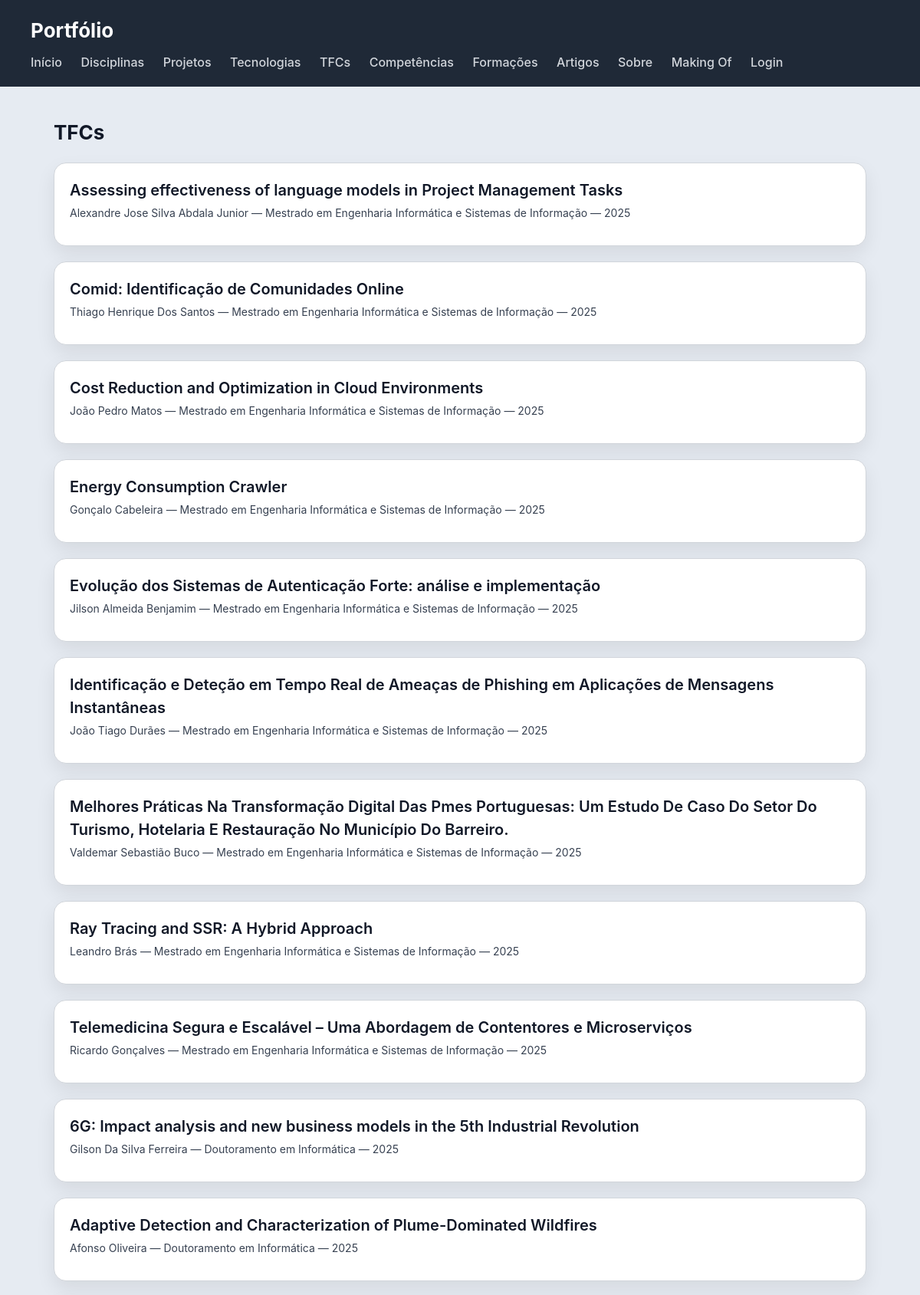
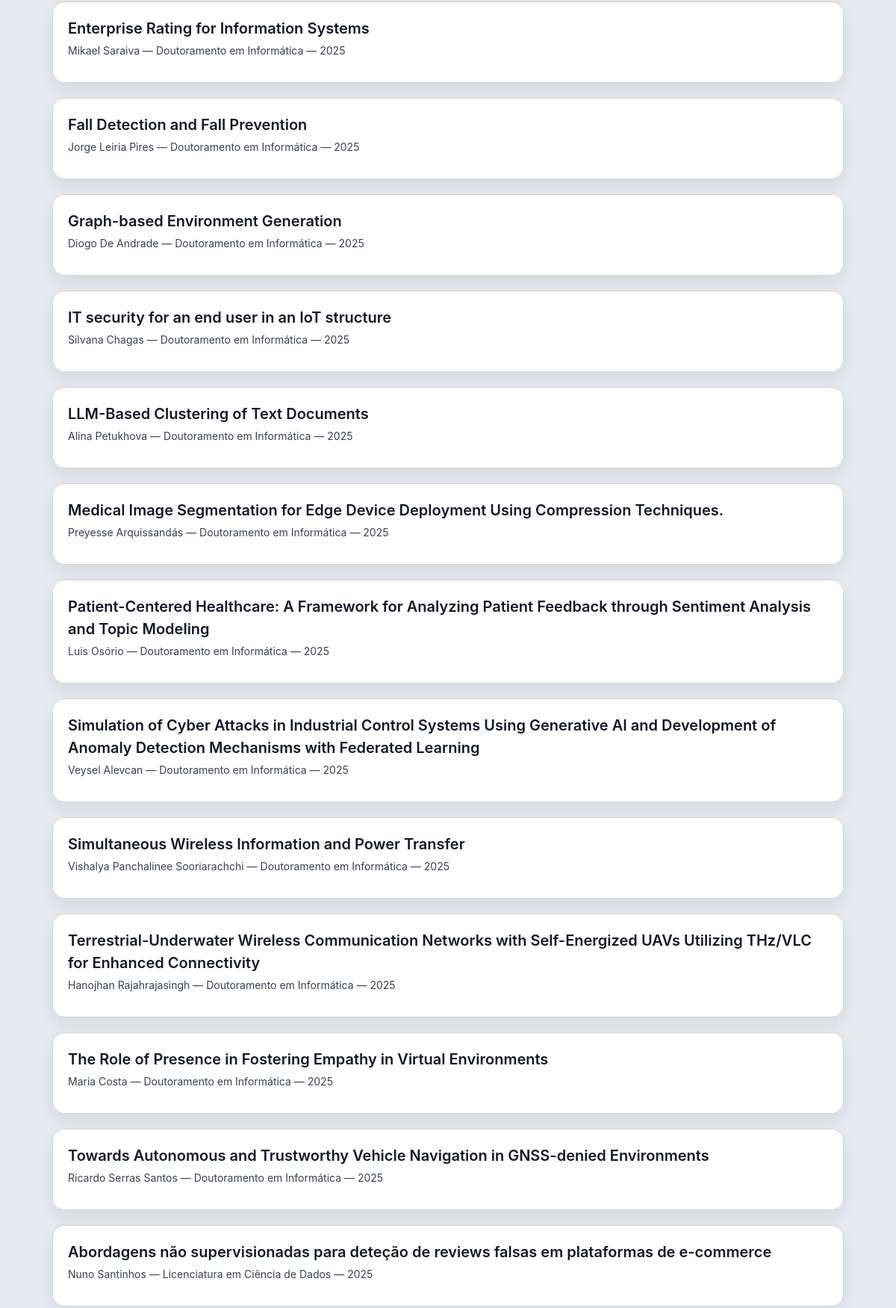
Screenshot of /portfolio/tfcs/ (upper part) with the database file from the repository (2 pictures, top to bottom).
### portfolio/models.py (models this page shows, shortened)
class TFC(models.Model):
    titulo = models.CharField(max_length=500)
    autor = models.CharField(max_length=200)
    orientador = models.CharField(max_length=200)
    curso = models.CharField(max_length=200)
    ano = models.IntegerField()
    interesse = models.BooleanField(default=False)
    url = models.URLField(blank=True, null=True)
    tecnologias = models.ManyToManyField(Tecnologia, related_name='tfcs', blank=True)

### portfolio/views.py (the view)
# urls.py: path('tfcs/', views.tfcs_view, name='tfcs'),
def tfcs_view(request):
    tfcs = TFC.objects.prefetch_related('tecnologias').all()
    return render(request, 'portfolio/tfcs.html', {'tfcs': tfcs})

### portfolio/templates/portfolio/tfcs.html (shortened to what this page needs)
{% extends "portfolio/base.html" %}
{% block content %}
<h2>TFCs</h2>
<section>
    {% for tfc in tfcs %}
    <article>
        <header>
            <h3>{{ tfc.titulo }}</h3>
            <p>{{ tfc.autor }} — {{ tfc.curso }} — {{ tfc.ano }}</p>
        </header>
    </article>
    {% endfor %}
</section>
{% endblock %}

### escola/static/escola/styles.css (style rules this page uses)
* { box-sizing: border-box; margin: 0; padding: 0; }
body { font-family: "Inter", "Segoe UI", system-ui, -apple-system, sans-serif; background: #e6ebf2; color: #111827; line-height: 1.5; }
h2 { margin-bottom: 20px; font-size: 26px; }
section > article { background: white; padding: 20px; border-radius: 16px; border: 1px solid #d1d5db; box-shadow: 0 10px 25px rgba(0,0,0,0.08); transition: all 0.25s ease; margin-bottom: 20px; }
article > header { margin-bottom: 12px; }
article > header > h3 { font-size: 20px; font-weight: 600; margin-bottom: 4px; }
article > header > p { font-size: 14px; color: #374151; }

### rows the page displays
TFC: titulo "Assessing effectiveness of language models in Project Management Tasks", autor "Alexandre Jose Silva Abdala Junior", curso "Mestrado em Engenharia Informática e Sistemas de Informação", ano "2025"
TFC: titulo "Comid: Identificação de Comunidades Online", autor "Thiago Henrique Dos Santos", curso "Mestrado em Engenharia Informática e Sistemas de Informação", ano "2025"
TFC: titulo "Cost Reduction and Optimization in Cloud Environments", autor "João Pedro Matos", curso "Mestrado em Engenharia Informática e Sistemas de Informação", ano "2025"
TFC: titulo "Energy Consumption Crawler", autor "Gonçalo Cabeleira", curso "Mestrado em Engenharia Informática e Sistemas de Informação", ano "2025"
TFC: titulo "Evolução dos Sistemas de Autenticação Forte: análise e implementação", autor "Jilson Almeida Benjamim", curso "Mestrado em Engenharia Informática e Sistemas de Informação", ano "2025"
TFC: titulo "Identificação e Deteção em Tempo Real de Ameaças de Phishing em Aplicações de Mensagens Instantâneas", autor "João Tiago Durães", curso "Mestrado em Engenharia Informática e Sistemas de Informação", ano "2025"
TFC: titulo "Melhores Práticas Na Transformação Digital Das Pmes Portuguesas: Um Estudo De Caso Do Setor Do Turismo, Hotelaria E Restauração No Município Do Barreiro.", autor "Valdemar Sebastião Buco", curso "Mestrado em Engenharia Informática e Sistemas de Informação", ano "2025"
TFC: titulo "Ray Tracing and SSR: A Hybrid Approach", autor "Leandro Brás", curso "Mestrado em Engenharia Informática e Sistemas de Informação", ano "2025"
TFC: titulo "Telemedicina Segura e Escalável – Uma Abordagem de Contentores e Microserviços", autor "Ricardo Gonçalves", curso "Mestrado em Engenharia Informática e Sistemas de Informação", ano "2025"
TFC: titulo "6G: Impact analysis and new business models in the 5th Industrial Revolution", autor "Gilson Da Silva Ferreira", curso "Doutoramento em Informática", ano "2025"
TFC: titulo "Adaptive Detection and Characterization of Plume-Dominated Wildfires", autor "Afonso Oliveira", curso "Doutoramento em Informática", ano "2025"
TFC: titulo "Enterprise Rating for Information Systems", autor "Mikael Saraiva", curso "Doutoramento em Informática", ano "2025"
TFC: titulo "Fall Detection and Fall Prevention", autor "Jorge Leiria Pires", curso "Doutoramento em Informática", ano "2025"
TFC: titulo "Graph-based Environment Generation", autor "Diogo De Andrade", curso "Doutoramento em Informática", ano "2025"
TFC: titulo "IT security for an end user in an IoT structure", autor "Silvana Chagas", curso "Doutoramento em Informática", ano "2025"
TFC: titulo "LLM-Based Clustering of Text Documents", autor "Alina Petukhova", curso "Doutoramento em Informática", ano "2025"
TFC: titulo "Medical Image Segmentation for Edge Device Deployment Using Compression Techniques.", autor "Preyesse Arquissandás", curso "Doutoramento em Informática", ano "2025"
TFC: titulo "Patient-Centered Healthcare: A Framework for Analyzing Patient Feedback through Sentiment Analysis and Topic Modeling", autor "Luis Osório", curso "Doutoramento em Informática", ano "2025"
TFC: titulo "Simulation of Cyber Attacks in Industrial Control Systems Using Generative AI and Development of Anomaly Detection Mechanisms with Federated Learning", autor "Veysel Alevcan", curso "Doutoramento em Informática", ano "2025"
TFC: titulo "Simultaneous Wireless Information and Power Transfer", autor "Vishalya Panchalinee Sooriarachchi", curso "Doutoramento em Informática", ano "2025"
TFC: titulo "Terrestrial-Underwater Wireless Communication Networks with Self-Energized UAVs Utilizing THz/VLC for Enhanced Connectivity", autor "Hanojhan Rajahrajasingh", curso "Doutoramento em Informática", ano "2025"
TFC: titulo "The Role of Presence in Fostering Empathy in Virtual Environments", autor "Maria Costa", curso "Doutoramento em Informática", ano "2025"
TFC: titulo "Towards Autonomous and Trustworthy Vehicle Navigation in GNSS-denied Environments", autor "Ricardo Serras Santos", curso "Doutoramento em Informática", ano "2025"
TFC: titulo "Abordagens não supervisionadas para deteção de reviews falsas em plataformas de e-commerce", autor "Nuno Santinhos", curso "Licenciatura em Ciência de Dados", ano "2025"
